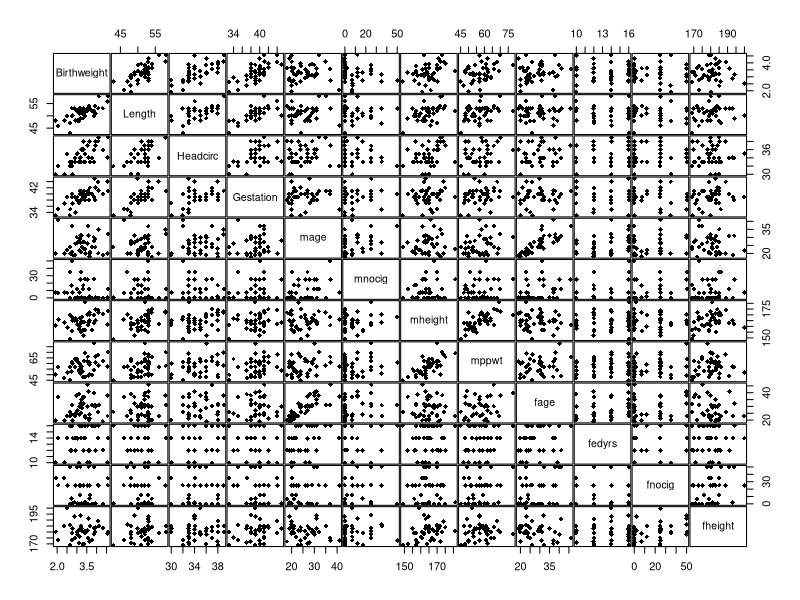
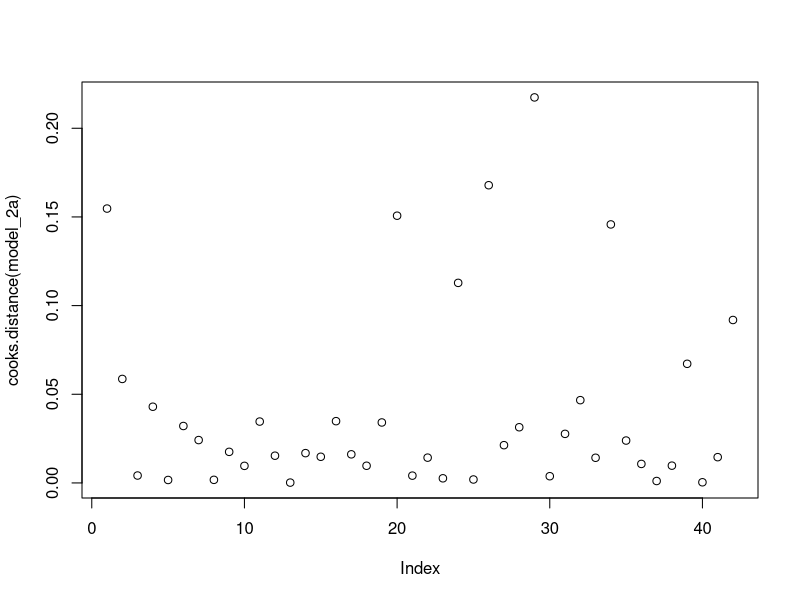
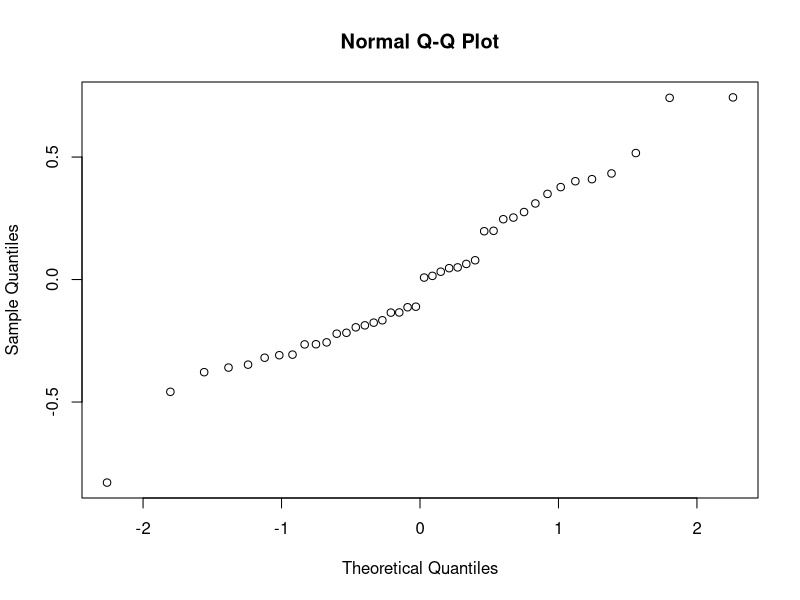
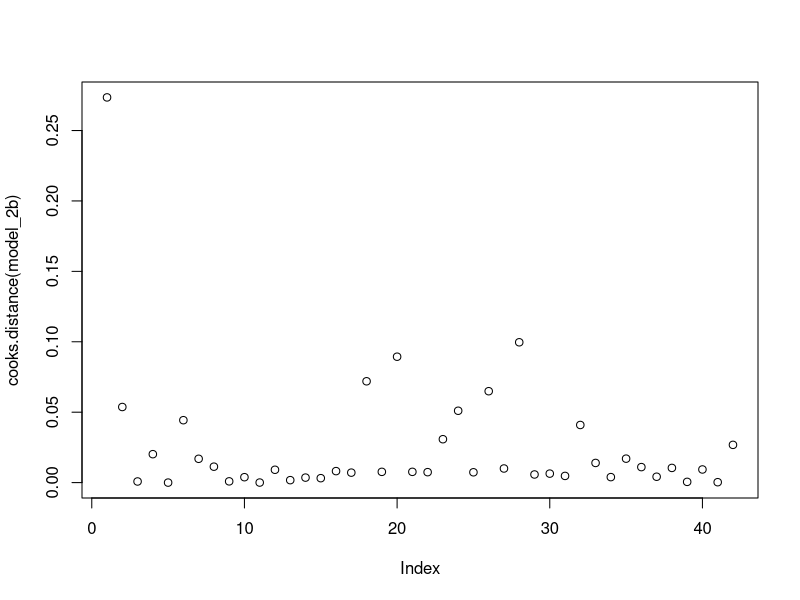

Source code (R) for these figures, in order:
## ---- chunk 1
library(car)
library(glmnet)

birthweights <- read.csv("data/Birthweight.csv", header = TRUE)
birthweights$smoker = as.factor(birthweights$smoker)
birthweights$lowbwt = as.factor(birthweights$lowbwt)
birthweights$mage35 = as.factor(birthweights$mage35)
## ---- chunk 2
model_2a <- lm(
  Birthweight~Length+Headcirc+Gestation+mage+mnocig+mheight+mppwt+fage+fedyrs+fnocig+fheight,
  data=birthweights
)
## ---- chunk 3
birthweights_a <- subset(
  birthweights,
  select = c("Birthweight", "Length", "Headcirc", "Gestation", "mage", "mnocig", "mheight", "mppwt", "fage", "fedyrs", "fnocig", "fheight")
)
pairs(birthweights_a, gap=0.1, pch = 18)
## ---- chunk 4
vif(model_2a)
## ---- chunk 5
plot(cooks.distance(model_2a))
## ---- chunk 6
summary(model_2a)
## ---- chunk 7
model_2b <- lm(Birthweight~Headcirc+Gestation, data=birthweights)
summary(model_2b)
## ---- chunk 8
qqnorm(residuals(model_2b))
## ---- chunk 9
vif(model_2b)
## ---- chunk 10
plot(cooks.distance(model_2b))
## ---- chunk 11
new_data <- data.frame(
  Headcirc = mean(birthweights$Headcirc),
  Gestation = mean(birthweights$Gestation)
)

print("Confidence Interval:")
predict(model_2b, newdata = new_data, interval = "confidence", level = 0.95)

print("Prediction Interval:")
predict(model_2b, newdata = new_data, interval = "prediction", level = 0.95)
## ---- chunk 12
not_in_x <- names(birthweights_a) %in% c('ID', 'Birthweight')

x <- as.matrix(birthweights_a[, !not_in_x])
y <- birthweights_a[,c("Birthweight")]

# A train-test-split for the comparisons
train <- sample(1:nrow(x), 0.67*nrow(x)) 
x.train <- x[train,]
y.train <- y[train]
x.test <- x[-train,]
y.test <- y[-train]

lm.model.a <- lm(
  Birthweight~Length+Headcirc+Gestation+mage+mnocig+mheight+mppwt+fage+fedyrs+fnocig+fheight,
  data=birthweights,
  subset=train
)

lm.model.b <- lm(Birthweight~Headcirc+Gestation, data=birthweights, subset=train)
## ---- chunk 13
y.predict.lm.a <- predict(lm.model.a, newdata=birthweights_a[-train,]) 
mse.lm.a <- mean((y.test-y.predict.lm.a)^2); mse.lm.a

y.predict.lm.b <- predict(lm.model.b, newdata=birthweights_a[-train,]) 
mse.lm.b <- mean((y.test-y.predict.lm.b)^2); mse.lm.b
## ---- chunk 14
library(glmnet)
lasso.model <- glmnet(x.train,y.train,alpha=1) # alpha=1 for lasso

lasso.cv <- cv.glmnet(x.train, y.train,alpha=1, type.measure="mse", nfolds=5)

y.predict.lasso <- predict(lasso.model, newx=as.matrix(x.test), s=lasso.cv$lambda.1se)
mse.lasso <- mean((y.test-y.predict.lasso)^2); mse.lasso
